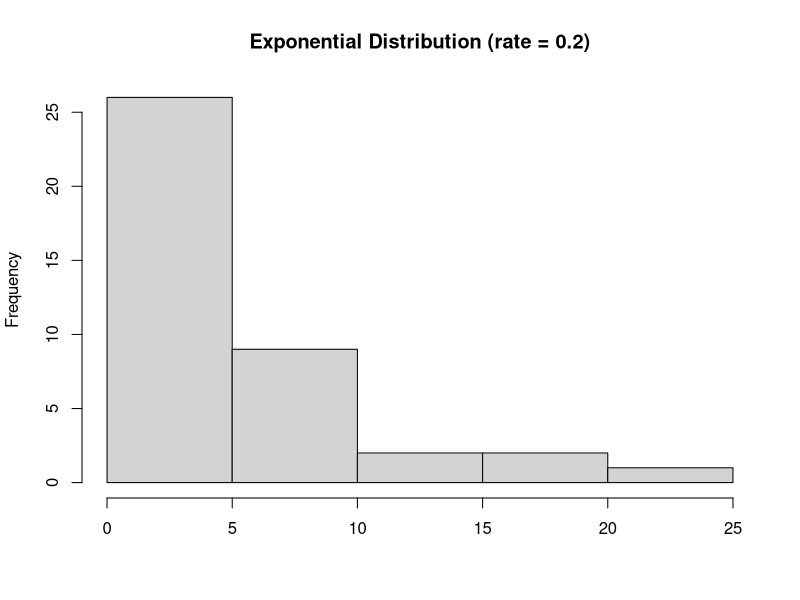
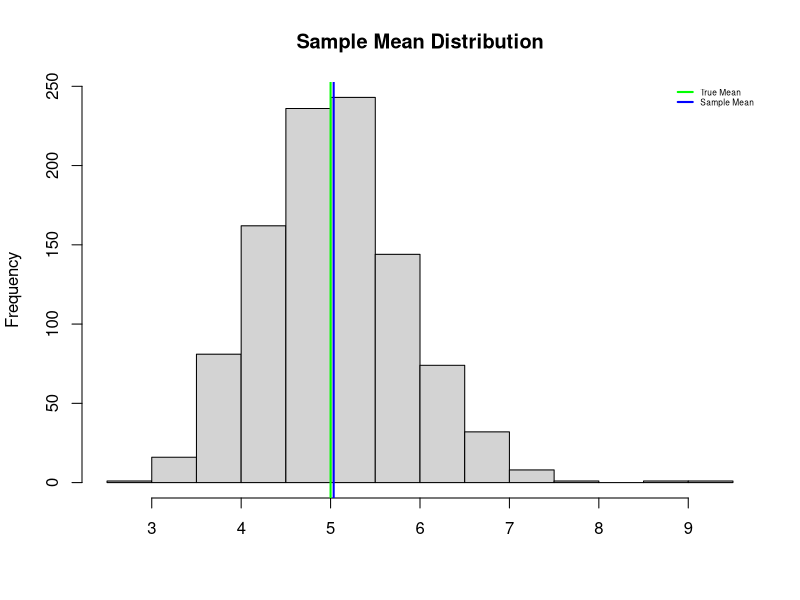
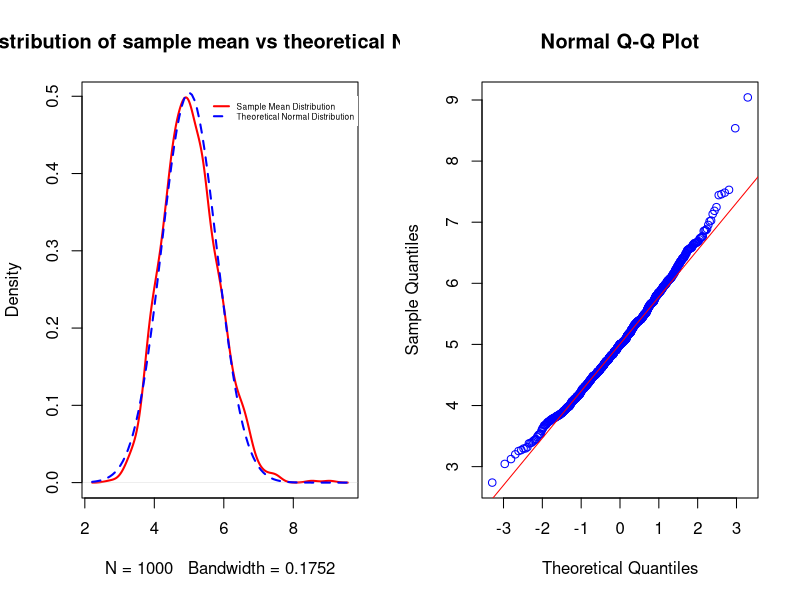

R code for these plots, in order:
## ---- chunk 1
knitr::opts_chunk$set(echo = TRUE)
library(knitr)
## ---- chunk 2
# rate parameter
lambda <- 0.2
# number of exponential
n <- 40
# numer of simulations
nrepl <- 1000
# set seed for reproducibility
set.seed(341)

hist(rexp(n, lambda), main = "Exponential Distribution (rate = 0.2)", xlab = "")
## ---- chunk 3
# initialise vector of means
meanexp <- c()
for(i in 1:nrepl){
      # take random number from exponential
      randomexp <- rexp(n, lambda)
      # compute mean
      meanexp[i] <- mean(randomexp)
}

# sample mean
mean(meanexp)
# theoretical mean
1/lambda
## ---- chunk 4
# plot the mean
hist(meanexp, main = "Sample Mean Distribution", xlab = "")
abline(v = 1/lambda, col = "green", lwd = 2)
abline(v = mean(meanexp), col = "blue", lwd = 2)
legend("topright", c("True Mean", "Sample Mean"), col = c("green", "blue"), 
       lwd = c(2,2),box.lwd = 0, cex = 0.5)
## ---- chunk 5
# sample and theoretical variance
variances <- round(c(var(meanexp),((1/lambda)/sqrt(n))^2),2)
names(variances) <- c("Sample Variance", "Theoretical Variance")
kable(variances)
## ---- chunk 6
# graphically check normality

par(mfrow = c(1,2))
# plot density
plot(density(meanexp), lwd=2, col = "red",
     main = "Distribution of sample mean vs theoretical Normal")
curve(dnorm(x, mean = 1/lambda, sd = ((1/lambda)/sqrt(n))), col="blue", lwd=2, 
      add=TRUE, lty = 2)
legend(x = 5.5, y = 0.5, c("Sample Mean Distribution", 
                           "Theoretical Normal Distribution"), col = c("red", "blue"), 
       lwd = c(2,2), lty = c(1, 2),box.lwd = 0, cex = 0.5)
# QQplot
qqnorm(meanexp, col = "blue")
qqline(meanexp, col = "red")
